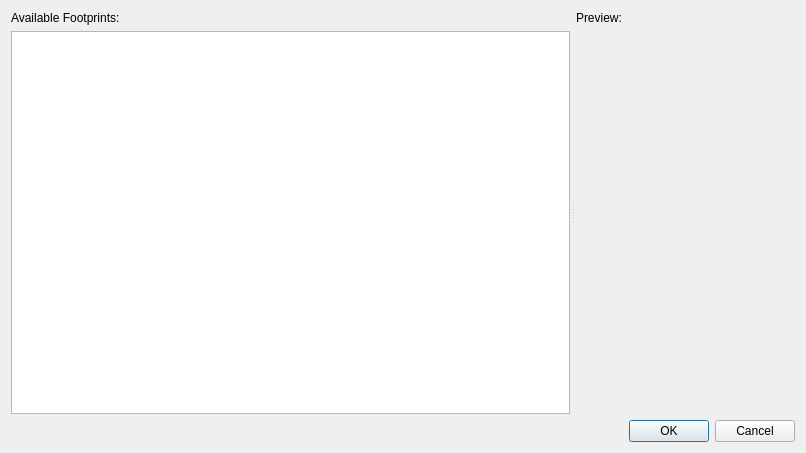
<?xml version="1.0" encoding="UTF-8"?>
<ui version="4.0">
 <class>SelectFPDialog</class>
 <widget class="QDialog" name="SelectFPDialog">
  <property name="geometry">
   <rect>
    <x>0</x>
    <y>0</y>
    <width>806</width>
    <height>453</height>
   </rect>
  </property>
  <property name="windowTitle">
   <string>Select Footprint</string>
  </property>
  <layout class="QVBoxLayout" name="verticalLayout">
   <item>
    <widget class="QSplitter" name="splitter">
     <property name="sizePolicy">
      <sizepolicy hsizetype="Expanding" vsizetype="Expanding">
       <horstretch>0</horstretch>
       <verstretch>0</verstretch>
      </sizepolicy>
     </property>
     <property name="frameShape">
      <enum>QFrame::NoFrame</enum>
     </property>
     <property name="orientation">
      <enum>Qt::Horizontal</enum>
     </property>
     <property name="handleWidth">
      <number>6</number>
     </property>
     <widget class="QWidget" name="verticalLayoutWidget_2">
      <layout class="QVBoxLayout" name="verticalLayout_3">
       <item>
        <widget class="QLabel" name="label_5">
         <property name="text">
          <string>Available Footprints:</string>
         </property>
        </widget>
       </item>
       <item>
        <widget class="QTreeView" name="fpTree">
         <property name="sizePolicy">
          <sizepolicy hsizetype="Expanding" vsizetype="Expanding">
           <horstretch>0</horstretch>
           <verstretch>0</verstretch>
          </sizepolicy>
         </property>
        </widget>
       </item>
      </layout>
     </widget>
     <widget class="QWidget" name="verticalLayoutWidget">
      <layout class="QVBoxLayout" name="verticalLayout_2">
       <item>
        <widget class="QLabel" name="label">
         <property name="text">
          <string>Preview:</string>
         </property>
        </widget>
       </item>
       <item>
        <widget class="QWidget" name="PreviewWidget" native="true">
         <property name="sizePolicy">
          <sizepolicy hsizetype="Preferred" vsizetype="Expanding">
           <horstretch>0</horstretch>
           <verstretch>0</verstretch>
          </sizepolicy>
         </property>
         <property name="minimumSize">
          <size>
           <width>100</width>
           <height>0</height>
          </size>
         </property>
         <property name="baseSize">
          <size>
           <width>200</width>
           <height>0</height>
          </size>
         </property>
        </widget>
       </item>
      </layout>
     </widget>
    </widget>
   </item>
   <item>
    <widget class="QDialogButtonBox" name="buttonBox">
     <property name="orientation">
      <enum>Qt::Horizontal</enum>
     </property>
     <property name="standardButtons">
      <set>QDialogButtonBox::Cancel|QDialogButtonBox::Ok</set>
     </property>
    </widget>
   </item>
  </layout>
 </widget>
 <resources/>
 <connections>
  <connection>
   <sender>buttonBox</sender>
   <signal>accepted()</signal>
   <receiver>SelectFPDialog</receiver>
   <slot>accept()</slot>
   <hints>
    <hint type="sourcelabel">
     <x>248</x>
     <y>254</y>
    </hint>
    <hint type="destinationlabel">
     <x>157</x>
     <y>274</y>
    </hint>
   </hints>
  </connection>
  <connection>
   <sender>buttonBox</sender>
   <signal>rejected()</signal>
   <receiver>SelectFPDialog</receiver>
   <slot>reject()</slot>
   <hints>
    <hint type="sourcelabel">
     <x>316</x>
     <y>260</y>
    </hint>
    <hint type="destinationlabel">
     <x>286</x>
     <y>274</y>
    </hint>
   </hints>
  </connection>
 </connections>
</ui>
